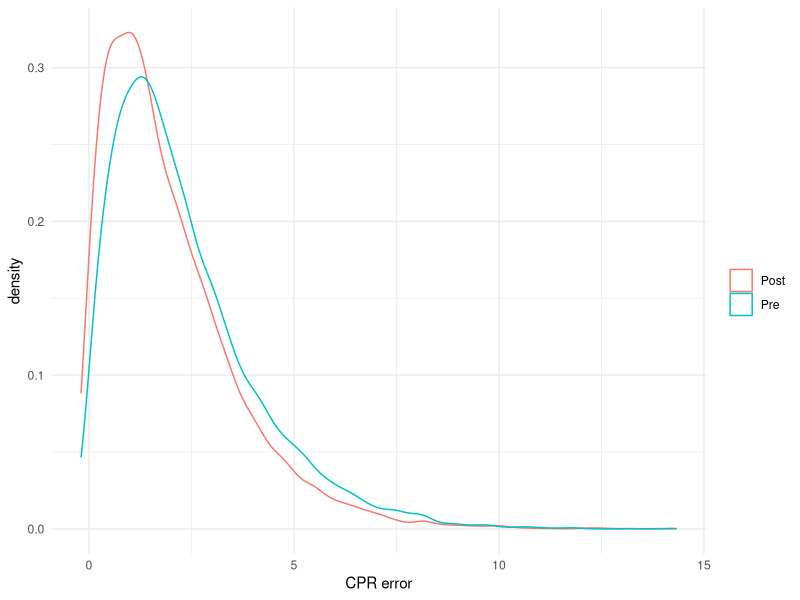
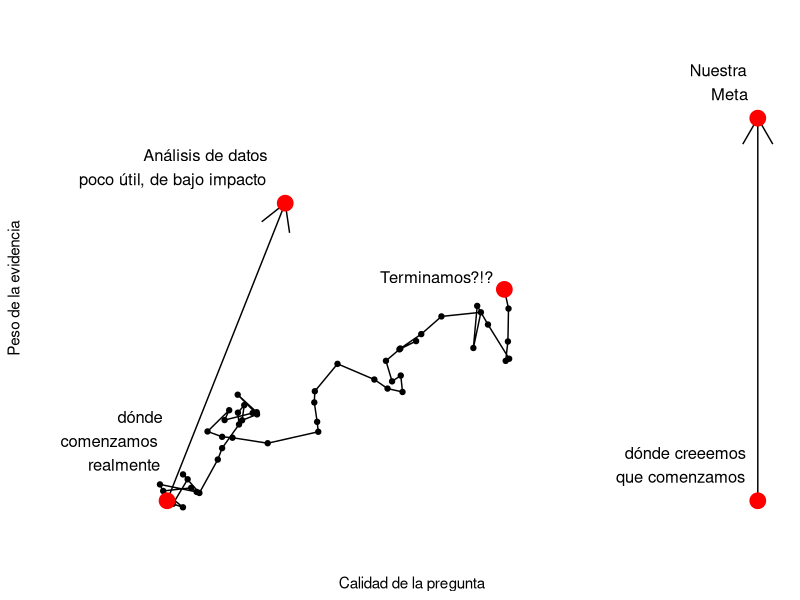

The R source for these figures, in order:
## ---- chunk 1
library(tidyverse)
theme_set(theme_minimal())
pre <- tibble(group = "Pre", y = rgamma(10000, 2, 0.8)-0.2)
post <- tibble(group = "Post", y = rgamma(10000, 1.7, 0.8)-0.2)
ggplot(bind_rows(pre, post), aes(x = y, color = group)) +
  geom_density() +
  xlab("CPR error") + labs(color = "")
## ---- chunk 2
library(tidyverse)
theme_set(theme_minimal())
puntos <- tibble(x = c(0.5, 1.2, 4, 4), y = c(0.5, 4, 0.5, 5),
                 etiqueta = c("dónde\ncomenzamos\nrealmente", "Análisis de datos \n poco útil, de bajo impacto", 
                              "dónde creeemos\nque comenzamos", "Nuestra \n Meta "))
set.seed(211)
browniano <- tibble(x = 0.5 +  cumsum(c(0,rnorm(50, 0.03, 0.1))) ,
                    y = 0.5 +  cumsum(c(0, rnorm(50, 0.02, 0.2))))
puntos <- bind_rows(puntos, tail(browniano, 1) %>% mutate(etiqueta = "Terminamos?!?"))
flechas <- tibble(x = c(0.5, 4), y = c(0.5, 0.5), xend = c(1.2, 4), yend = c(4, 5))

ggplot(puntos, aes(x = x, y = y)) + 
    xlab("Calidad de la pregunta") +
    ylab("Peso de la evidencia") +
    theme(axis.text.x=element_blank(),
        axis.text.y=element_blank(),
        panel.grid.major = element_blank(),
        panel.grid.minor = element_blank()) +
    geom_segment(data = flechas, aes(xend=xend, yend=yend),
                 arrow = arrow(length = unit(0.3, "inches"))) +
    geom_path(data = browniano) +
    geom_point(data = browniano) +
    geom_point(colour="red", size = 5) +
    geom_text(aes(label = etiqueta), vjust = -0.5, hjust = 1.1, size = 4.2) +
    #labs(caption = "Adaptado de R. Peng: Tukey, design thinking and better questions.") +
    xlim(c(-0.1 , 4)) + ylim(c(0,6))
    
